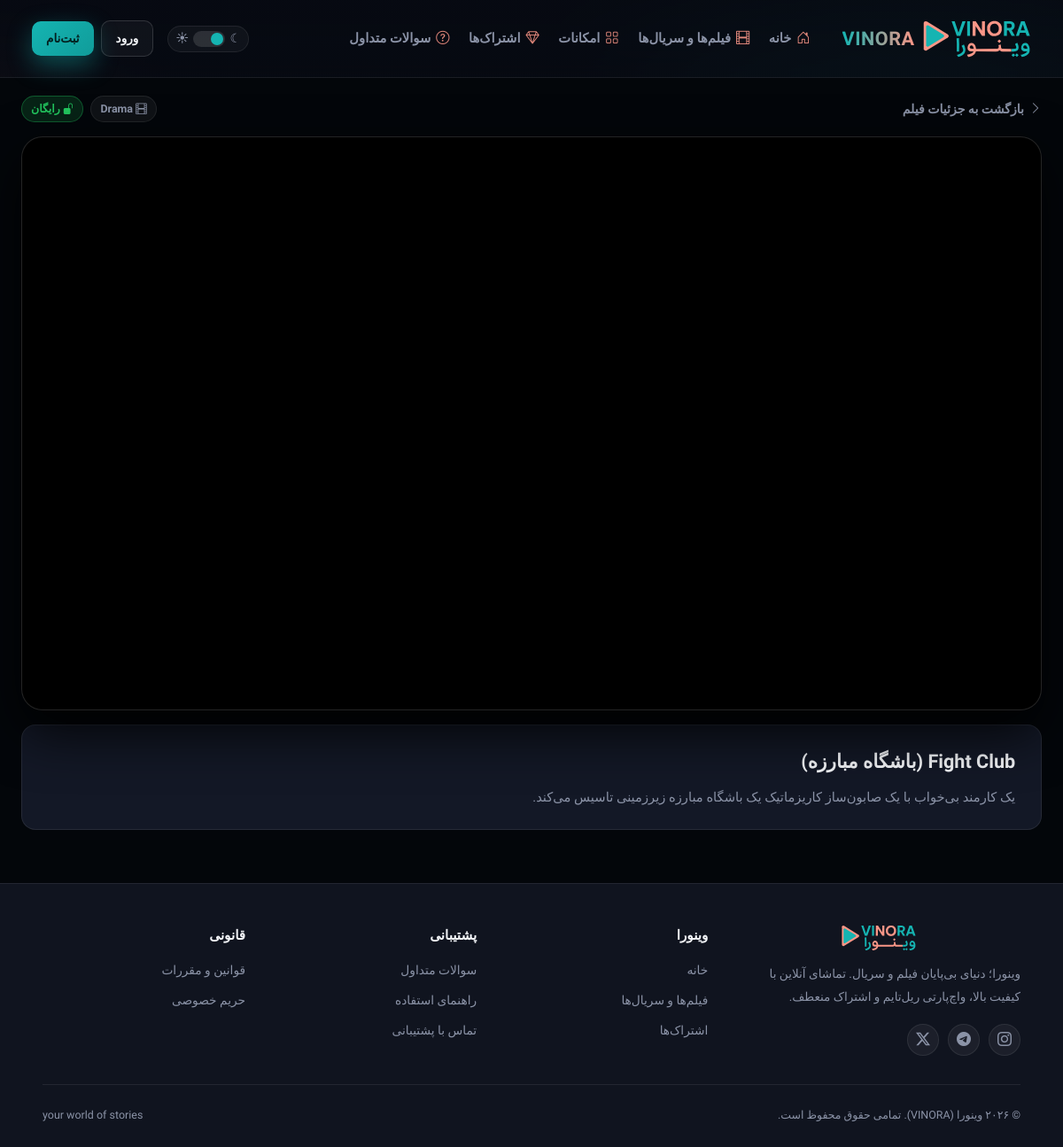
The app's page /player/1/, older data.
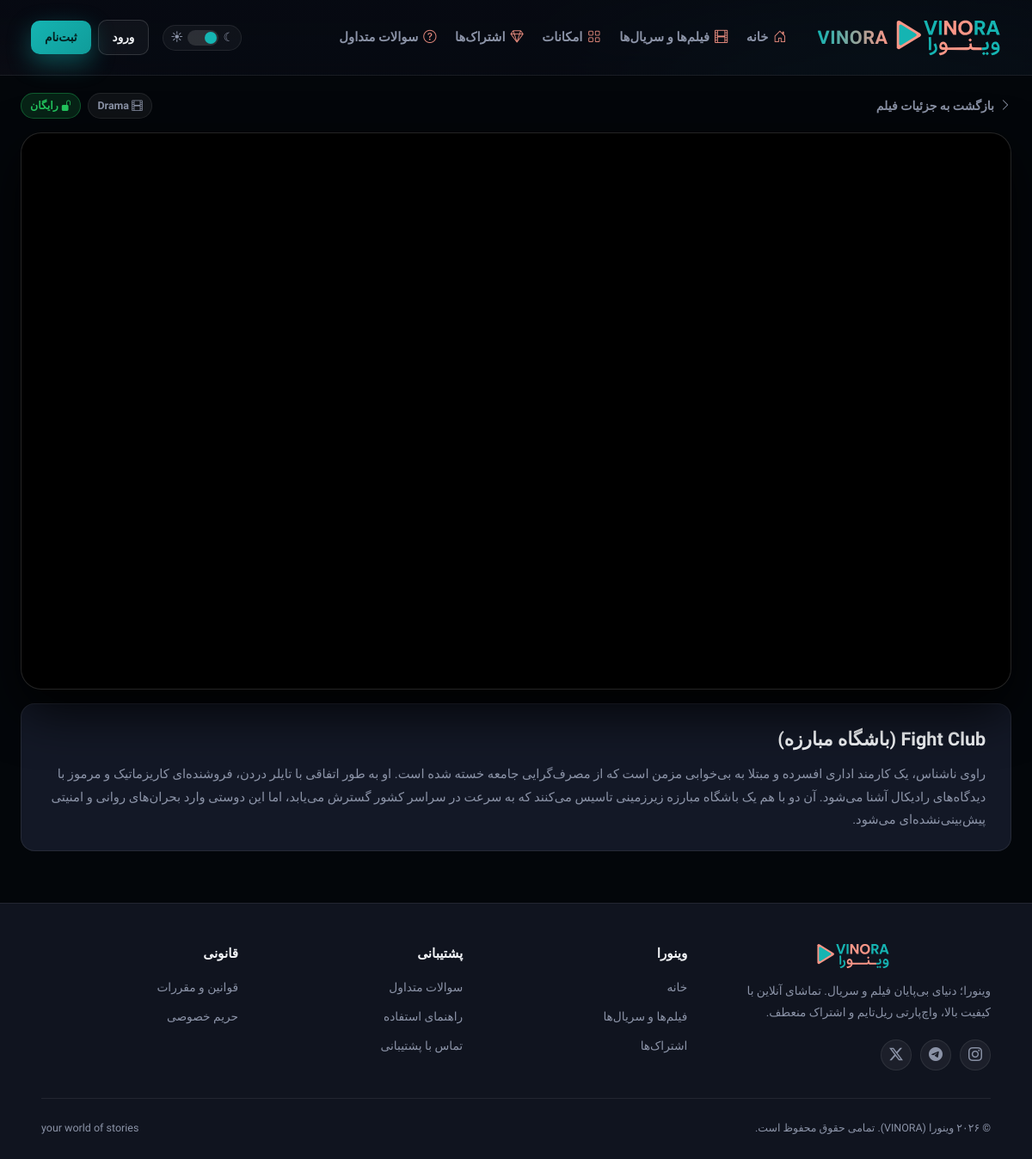
The same page, newer data.
### videos/models.py (models this page shows, shortened)
class Video(models.Model):
    title = models.CharField(max_length=255)
    description = models.TextField(blank=True)
    video_url = models.URLField(blank=True)
    thumbnail = models.ImageField(upload_to="thumbnails/", blank=True, null=True)
    duration = models.PositiveIntegerField(help_text="Duration in seconds", default=0)
    genre = models.CharField(max_length=100, blank=True)
    release_date = models.DateField(null=True, blank=True)
    required_plan = models.ForeignKey(
        SubscriptionPlan,
        on_delete=models.SET_NULL,
        null=True,
        blank=True,
        related_name="videos",
    )
    uploaded_at = models.DateTimeField(auto_now_add=True)

### videos/views.py (the view)
# urls.py: path("player/<int:pk>/", video_player_view, name="video-player"),
def video_player_view(request, pk):
    video = get_object_or_404(Video, pk=pk)
    is_party = request.GET.get("party") == "true"
    template_name = "watchparty_player.html" if is_party else "player.html"
    return render(request, template_name, {"video": video, "is_party": is_party})

### templates/player.html (shortened to what this page needs)
{% extends 'base.html' %}
{% load static %}
{% block extra_head %}
<link rel="stylesheet" href="{% static 'css/player.css' %}?v=1.0">
{% endblock %}
{% block content %}
<div class="vinora-player-page-wrapper">
    <div class="player-main-container">
        <div class="player-top-header">
            <a href="{% url 'movie-detail' video.id %}" class="btn-back-movie">
                <i class="bi bi-chevron-right"></i> بازگشت به جزئیات فیلم
            </a>
            <div class="player-movie-tags">
                <span class="movie-header-tag"><i class="bi bi-film"></i> {{ video.genre|default:"سینمایی" }}</span>
                {% if video.required_plan %}
                    <span class="movie-header-tag premium"><i class="bi bi-gem"></i> اشتراکی</span>
                {% else %}
                    <span class="movie-header-tag free"><i class="bi bi-unlock-fill"></i> رایگان</span>
                {% endif %}
            </div>
        </div>
        <div class="custom-player-wrapper" id="playerWrapper">
            <video id="mainVideoPlayer" preload="metadata" playsinline>
                <source src="/stream/{{ video.id }}/" type="video/mp4">
            </video>
        </div>
        <div class="player-bottom-card">
            <h1>{{ video.title }}</h1>
            <p>{{ video.description }}</p>
        </div>
    </div>
</div>
{% endblock %}

Row changes from the older to the newer data that the page shows:
changed Video "Fight Club (باشگاه مبارزه)": description "یک کارمند بی‌خواب با یک صابون‌ساز کاریزماتیک یک باشگاه مبارزه زیرزمینی تاسیس می‌کند." → "راوی ناشناس، یک کارمند اداری افسرده و مبتلا به بی‌خوابی مزمن است که از مصرف‌گرایی جامعه خسته شده است. او به طور اتفاقی با تایلر دردن، فروشنده‌ای کاریزماتیک و مرموز با دیدگاه‌های رادیکال آشنا می‌شود. آن دو با هم یک باشگاه مبارزه زیرزمینی تاسیس می‌کنند که به سرعت در سراسر کشور گسترش می‌یابد، اما این دوستی وارد بحران‌های روانی و امنیتی پیش‌بینی‌نشده‌ای می‌شود."
